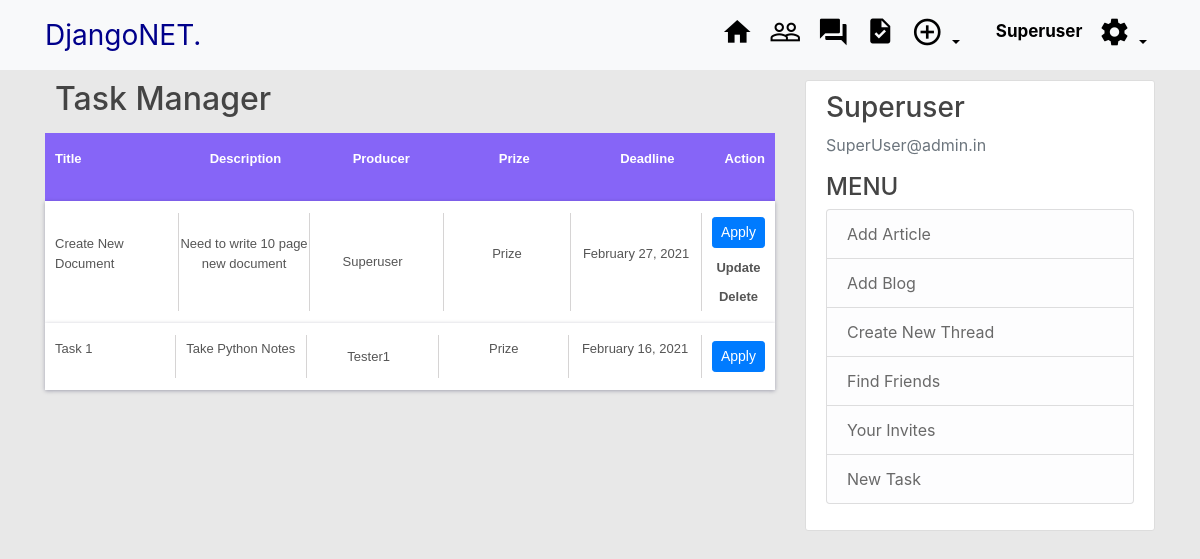
/taskmanager/ (signed in), run on the app's committed database.
### TaskManager/models.py (models this page shows, shortened)
class Task(models.Model):
	profile  = models.ForeignKey(Profile,on_delete = models.CASCADE)
	title = models.CharField(max_length = 200)
	description = models.CharField(max_length = 300)
	applicants = models.ManyToManyField(Profile, blank = True, related_name = 'Applicants')
	deadline  = models.DateField()
	date_posted = models.DateTimeField(default = timezone.now)

### users/models.py (models this page shows, shortened)
class Profile(models.Model):
	user = models.OneToOneField(User, on_delete=models.CASCADE)
	Fname = models.CharField(max_length=100, blank=True)
	Lname = models.CharField(max_length=100, blank=True)
	image=models.ImageField(default='default.jpg',upload_to='Profile_pics')
	bio = models.CharField(max_length = 200, default='No Bio')
	Friends = models.ManyToManyField(User, blank =True, related_name = "friends")
	objects = ProfileManager()

### TaskManager/views.py (the view)
# urls.py: path('', TaskListView.as_view(),name='task-home'),
class TaskListView(LoginRequiredMixin,ListView):
	model  = Task
	ordering = ['-date_posted']
	context_object_name = 'posts'

### TaskManager/templates/TaskManager/task_list.html
{% extends "blog/base.html" %}
{% block content %}
  <div class = HeadContainer>
    <h2>Task Manager </h2>
  </div>
<div class="table-box">
        <div class="table-row table-head">
            <div class="table-cell first-cell">
                <p>Title</p>
            </div>
            <div class="table-cell">
                <p>Description</p>
            </div>
            <div class="table-cell ">
                <p>Producer</p>
            </div>
            <div class="table-cell">
                <p>Prize</p>
            </div>
            <div class="table-cell">
                <p>Deadline</p>
            </div>
            <div class="table-cell last-cell">
                <p>Action</p>
            </div>
        </div>
      {% for post in posts %}
        <div class="table-row">
            <div class="table-cell first-cell">
                <p> {{ post.title }}</p>
            </div>
            <div class="table-cell">
                <p>{{ post.description|safe}}</p>
            </div>
            <div class="table-cell">
                <a class="mr-2" href="{% url 'detail_profile' post.profile.id %}">{{ post.profile.user}}</a>
            </div>
            <div class="table-cell">
                <p>Prize</p>
            </div>
            <div class="table-cell">
                <p>{{ post.deadline|date:"F d, Y" }}</p>
            </div>
            <div class="table-cell last-cell">
                <a href="#" class="btn btn-primary btn-sm">Apply</a>
                {% if request.user == post.profile.user %}
                    <div style = "padding-top: 10px;">
                        <a href="{% url 'task-update' post.id %}"> <b>Update </b> </a>
                    </div>
                      <div style = "padding-top: 10px;">
                        <a href="{% url 'task-delete' post.id %}" > <b> Delete </b> </a>
                      </div>
                {% endif %}
            </div>
        </div>
      {% endfor %}
</div>
{% endblock %}

### blog/templates/blog/base.html (shortened to what this page needs)
{%load static%}
<!DOCTYPE html>
<html>
<head>
    <link rel="stylesheet" href="https://maxcdn.bootstrapcdn.com/bootstrap/4.0.0/css/bootstrap.min.css">
    <link rel="stylesheet" type="text/css" href="{% static 'blog/main.css'%}">
    <link rel="stylesheet" type="text/css" href="{% static 'blog/profile.css'%}">
    <link rel="stylesheet" type="text/css" href="{% static 'blog/custom.css'%}">
    <link rel="stylesheet" type="text/css" href="{% static 'blog/Network.css'%}">
    <link rel="stylesheet" type="text/css" href="{% static 'blog/comment.css'%}">
</head>
<body>
	<header class="site-header">
      <nav class="navbar navbar-expand-md fixed-top navbar-light bg-light" >
        <div class="container">
          <a class="navbar-brand mr-4" style = "color:darkblue; text-shadow:10em; font-size: 28px;" href="{% url 'blog-home' %}">DjangoNET.</a>
          <div class="collapse navbar-collapse" id="navbarToggle">
            <div class="navbar-nav">
            	{% if user.is_authenticated %}
            		<a class="nav-item nav-link" href="{% url 'blog-home' %}">
            			<i class="material-icons" style="font-size:32px">home</i>
            		</a>
            		<a class="nav-item nav-link" href="{% url 'FindFriends' %}">
            			<i class="material-icons" style="font-size:32px">people_outline</i>
            		</a>
                    <a class="nav-item nav-link" href="{% url 'thread-home' %}">
                        <i class="material-icons" style="font-size:32px">forum
                        </i>
                    </a>
                    <a class="nav-item nav-link" href="{% url 'task-home' %}">
                        <i class= "material-icons" style='font-size:30px'> task </i>
                    </a>
                    <div class="nav-item dropdown">
                        <a class="nav-link dropdown-toggle" href="#" id="navbarDropdownMenuLink" data-toggle="dropdown" aria-haspopup="true" aria-expanded="false">
                          <i class="material-icons" style="font-size:32px">add_circle_outline</i>
                        </a>
                      </div>
            		<a class="nav-item nav-link" href="{% url 'detail_profile' user.id %}"
            		style="font-size:17px; margin-top:3px; margin-left: 20px;">
            			<strong>{{user.username}}</strong>
            		</a>
                     <div class="nav-item dropdown">
                        <a class="nav-link dropdown-toggle" href="#" id="navbarDropdownMenuLink" data-toggle="dropdown" aria-haspopup="true" aria-expanded="false">
                          <i class="material-icons" style="font-size:32px">settings</i>
                        </a>
                      </div>
            	{% else %}
            		<a class="nav-item nav-link" href="{% url 'login' %}">Login</a>
            		<a class="nav-item nav-link" href="{% url 'register' %}">Register</a>
            	{% endif %}
            </div>
          </div>
        </div>
      </nav>
    </header>
	<main role="main" class="container">
	  <div class="row">
	    <div class="col-md-8">
	    	{% block content %}{% endblock %}
	    </div>
        {% if request.user.is_authenticated %}
    	    <div class="col-md-4">
    	      <div class="content-section">
    	        <h3>{{request.user.username}}</h3>
    	        <p class='text-muted'> {{request.user.email}}
                <h4>MENU</h4>
    	          <ul class="list-group">
                    <li class="list-group-item list-group-item-light">
                        <a href="{% url 'post-create' %}">Add Article</a>
                    </li>
                    <li class="list-group-item list-group-item-light">
                        <a href="{% url 'blog-create' %}">Add Blog</a>
                    </li>
                    <li class="list-group-item list-group-item-light">
                        <a href="{% url 'thread-create' %}"> Create New Thread</a>
                    </li>
                    <li class="list-group-item list-group-item-light">
                        <a href="{% url 'FindFriends' %}">Find Friends</a>
                    </li>
                    <li class="list-group-item list-group-item-light">
                        <a href="{% url 'my-invites' %}">Your Invites</a>
                    </li>
                    <li class="list-group-item list-group-item-light">
                        <a href="{% url 'task-create' %}">New Task</a>
                    </li>
    	          </ul>
    	        </p>
    	      </div>
    	    </div>
        {% endif %}
	  </div>
	</main>
</body>
</html>

### blog/static/blog/main.css (style rules this page uses)
body { background: #E8E8E8; color: #333333; margin-top: 5rem; }
h1, h2, h3, h4, h5, h6 { color: #444444; }
ul { margin: 0; }
li>a { color:#696969; }
.site-header .navbar-nav .nav-link { color: black; }
.content-section { background: #ffffff; padding: 10px 20px; border: 1px solid #dddddd; border-radius: 3px; margin-bottom: 20px; }

### blog/static/blog/custom.css (style rules this page uses)
.HeadContainer { margin-left: 10px; margin-right: 10px; margin-bottom: 15px; background-color: #E8E8E8; }

### blog/static/blog/Network.css (style rules this page uses)
.table-box { width: 100%; }
.table-row { display: table; width: 100%; font-family: sans-serif; background: white; padding: 12px 0; color: #555; font-size: 13px; box-shadow: 0 1px 4px 0px rgba(0,0,50,0.3); }
.table-head { background: #8665f7; box-shadow: none; color: #fff; font-weight: 600; }
.table-head .table-cell { border-right: none; }
.table-cell { display: table-cell; width: 20%; text-align: center; padding: 4px 0; border-right: 1px solid #d6d4d4; vertical-align: middle; }
.first-cell { text-align: left; padding-left: 10px; }
.last-cell { padding-left: 10px; padding-right: 10px; border-right: none; }
a { text-decoration: none; color: #555; }

### data on the page
Task: title "Create New Document", description "Need to write 10 page new document", profile.user "Superuser", deadline "February 27, 2021", shows "Update"
Task: title "Task 1", description "Take Python Notes", profile.user "Tester1", deadline "February 16, 2021"

### other printed values
{{ user.username }} "Superuser"
{{ request.user.username }} "Superuser"
{{ request.user.email }} "SuperUser@admin.in"
